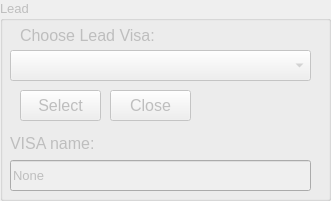
             <widget class="QGroupBox" name="groupBox_visa_keithley_3">
              <property name="enabled">
               <bool>false</bool>
              </property>
              <property name="geometry">
               <rect>
                <x>0</x>
                <y>220</y>
                <width>331</width>
                <height>201</height>
               </rect>
              </property>
              <property name="font">
               <font>
                <pointsize>10</pointsize>
               </font>
              </property>
              <property name="title">
               <string>Lead</string>
              </property>
              <widget class="QLabel" name="label_chooseVisa_3">
               <property name="geometry">
                <rect>
                 <x>20</x>
                 <y>20</y>
                 <width>311</width>
                 <height>31</height>
                </rect>
               </property>
               <property name="font">
                <font>
                 <pointsize>12</pointsize>
                </font>
               </property>
               <property name="text">
                <string>Choose Lead Visa:</string>
               </property>
              </widget>
              <widget class="QComboBox" name="comboBoxK2_leadVisa">
               <property name="geometry">
                <rect>
                 <x>10</x>
                 <y>50</y>
                 <width>301</width>
                 <height>31</height>
                </rect>
               </property>
               <property name="font">
                <font>
                 <pointsize>10</pointsize>
                </font>
               </property>
              </widget>
              <widget class="QPushButton" name="pushButtonK2_selectLead">
               <property name="geometry">
                <rect>
                 <x>20</x>
                 <y>90</y>
                 <width>81</width>
                 <height>31</height>
                </rect>
               </property>
               <property name="font">
                <font>
                 <pointsize>12</pointsize>
                </font>
               </property>
               <property name="text">
                <string>Select</string>
               </property>
              </widget>
              <widget class="QPushButton" name="pushButtonK2_closeLead">
               <property name="geometry">
                <rect>
                 <x>110</x>
                 <y>90</y>
                 <width>81</width>
                 <height>31</height>
                </rect>
               </property>
               <property name="font">
                <font>
                 <pointsize>12</pointsize>
                </font>
               </property>
               <property name="text">
                <string>Close</string>
               </property>
              </widget>
              <widget class="QLabel" name="label_13">
               <property name="geometry">
                <rect>
                 <x>10</x>
                 <y>130</y>
                 <width>311</width>
                 <height>27</height>
                </rect>
               </property>
               <property name="font">
                <font>
                 <pointsize>12</pointsize>
                </font>
               </property>
               <property name="text">
                <string>VISA name:</string>
               </property>
              </widget>
              <widget class="QLineEdit" name="lineEditK2_leadVisa">
               <property name="geometry">
                <rect>
                 <x>10</x>
                 <y>160</y>
                 <width>301</width>
                 <height>31</height>
                </rect>
               </property>
               <property name="font">
                <font>
                 <pointsize>10</pointsize>
                </font>
               </property>
               <property name="text">
                <string>None</string>
               </property>
              </widget>
             </widget>
